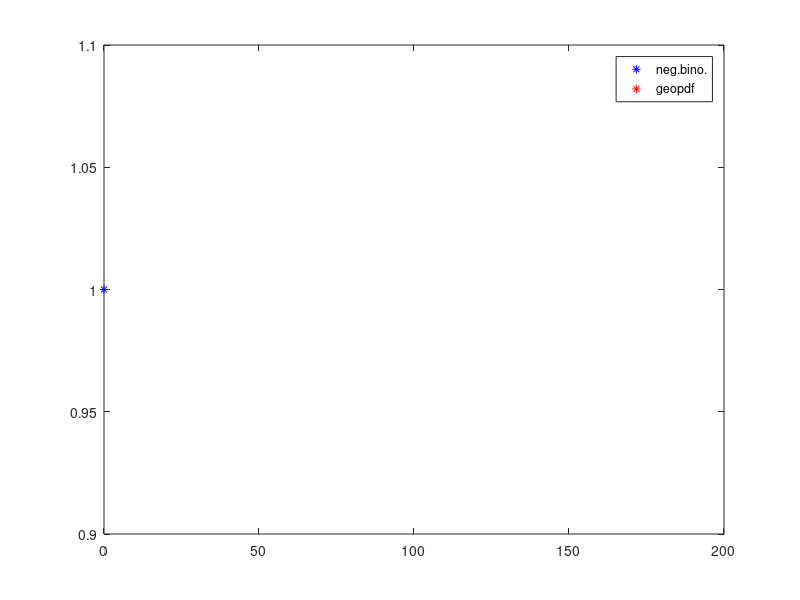

Write the MATLAB code that produced this figure.
% 2. Using a U(0,1) (standard uniform) random number generator, generate the common discrete probability distributions:
% d. Pascal Distribution NB(n, p) 

clear
n = input('n = ');   % number of trials in bino
p = input('p = ');   % probability
N = input('N = ');   % number of simulations

for i = 1 : N
    for j = 1 : n
        X(j) = 0;
        while rand >= p
            X(j) = X(j) + 1;
        endwhile
    endfor
    Y(i) = sum(X);
endfor

K = 0 : 150;
U_Y = unique(Y);
n_Y = hist(Y, length(U_Y));
rel_freq = n_Y/N;

plot(U_Y, rel_freq, "b*", K, nbinpdf(K, n, p), "r*")
legend("neg.bino.", "geopdf")
